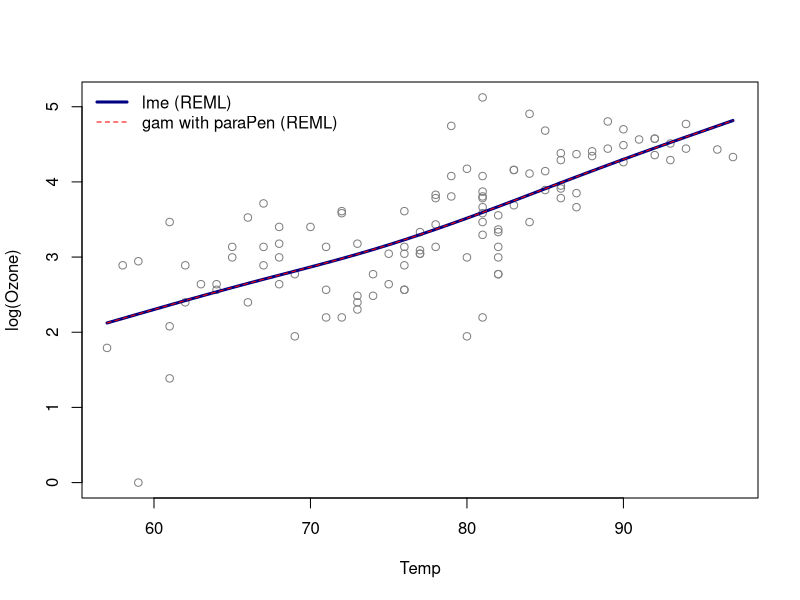

Source code (R):
#' ---
#' title: "Session 27 — A penalized spline is a mixed model"
#' subtitle: "Statistical Modelling (BAM), IE University"
#' author: "Prof. Dae-Jin Lee (daelee@faculty.ie.edu)"
#' date: "Spring 2027"
#' output: html_document
#' ---
#' 
## ----setup, include = FALSE---------------------------------------------------
knitr::opts_chunk$set(echo = TRUE, message = FALSE, warning = FALSE,
                      fig.width = 7, fig.height = 4)

#' 
## ----packages-----------------------------------------------------------------
library(mgcv)
library(nlme)
library(splines)
aq <- na.omit(airquality[, c("Ozone", "Solar.R", "Wind", "Temp")])
y <- log(aq$Ozone); x <- aq$Temp; n <- length(y)

#' 
#' ## 1. P-spline basis and penalty
#' 
#' Cubic B-splines on 17 equal segments ($K=20$) and a second-order difference penalty.
#' 
## ----basis--------------------------------------------------------------------
nseg <- 17; deg <- 3
dx <- diff(range(x)) / nseg
knots <- seq(min(x) - deg * dx, max(x) + deg * dx, by = dx)
B <- splineDesign(knots, x, ord = deg + 1, outer.ok = TRUE)
K <- ncol(B); K
D <- diff(diag(K), differences = 2)
S <- crossprod(D)                       # S = D'D, rank K - 2

#' 
#' ## 2. Penalized fit with REML (`gam` with a supplied penalty)
#' 
#' `paraPen` lets `gam()` use our own model matrix and penalty, so its
#' smoothing parameter is on exactly the scale of
#' $\lVert y-B\beta\rVert^2+\lambda\,\beta^\top S\beta$.
#' 
## ----gam----------------------------------------------------------------------
fit_pen <- gam(y ~ B - 1, paraPen = list(B = list(S)), method = "REML")
c(lambda = fit_pen$sp, edf = sum(fit_pen$edf))

#' 
#' ## 3. Mixed-model reparametrisation: X = [1, x], Z = B U Σ^{-1/2}
#' 
#' Eigen-decompose $S=U\Sigma U^\top$. The two zero eigenvalues span the null
#' space (constant and linear coefficient sequences); the others are positive.
#' 
## ----reparam------------------------------------------------------------------
e <- eigen(S, symmetric = TRUE)
pos <- e$values > 1e-8
c(positive = sum(pos), zero = sum(!pos))
U_pos <- e$vectors[, pos]; Sig <- e$values[pos]
U_null <- e$vectors[, !pos]
# B U_null spans the same space as [1, x]:
c(summary(lm(B %*% U_null[, 1] ~ x))$r.squared, summary(lm(B %*% U_null[, 2] ~ x))$r.squared)
X <- cbind(1, x)
Z <- B %*% U_pos %*% diag(1 / sqrt(Sig))

#' 
#' With $\beta = U_{0}\beta_F + U_{+}\Sigma_{+}^{-1/2} b$ the penalty becomes
#' $\beta^\top S\beta = b^\top b$, and $B\beta = X\beta_F^* + Zb$.
#' 
#' ## 4. Fit the mixed model with `lme()`
#' 
#' $y = X\beta_F + Zb + \varepsilon$, $b\sim N(0,\sigma_b^2 I)$,
#' $\varepsilon\sim N(0,\sigma^2 I)$. All observations are in one group, and
#' `pdIdent` gives the $K-2$ random coefficients a common variance.
#' 
## ----lme----------------------------------------------------------------------
g <- factor(rep(1, n))
fit_lme <- lme(y ~ x, random = list(g = pdIdent(~ Z - 1)), method = "REML")
sigma2   <- fit_lme$sigma^2
sigma2_b <- as.numeric(VarCorr(fit_lme)[1, "Variance"])
c(sigma2 = sigma2, sigma2_b = sigma2_b, lambda_lme = sigma2 / sigma2_b,
  lambda_gam = fit_pen$sp)
max(abs(fitted(fit_lme) - fitted(fit_pen)))   # same fitted curve

#' 
#' The REML estimate of the variance ratio equals the smoothing parameter
#' chosen by `gam(method = "REML")`.
#' 
#' ## 5. The same check with mgcv's own basis inside `gamm()`
#' 
#' `gamm()` does this reparametrisation internally. The random part of the
#' smooth appears in `$lme` as the block `Xr` of group `g`.
#' 
## ----gamm---------------------------------------------------------------------
fit_gamm <- gamm(y ~ s(x, bs = "ps", k = 20), method = "REML")
vc <- VarCorr(fit_gamm$lme)
sd_b <- as.numeric(vc[nrow(vc) - 1, "StdDev"])   # one of the Xr rows
sd_e <- fit_gamm$lme$sigma
c(ratio_from_lme = sd_e^2 / sd_b^2, sp_in_gam = unname(fit_gamm$gam$sp),
  edf = sum(fit_gamm$gam$edf))

#' 
#' `mgcv` rescales its penalty matrices, so its `sp` (about 6573) differs
#' from our 413, but the fitted curve and edf (about 3.0) are the same: only
#' the ratio $\sigma^2/\sigma_b^2$ for a given scaling of $S$ is meaningful.
#' 
#' ## 6. Plot
#' 
## ----plot---------------------------------------------------------------------
o <- order(x)
plot(x, y, col = "grey50", xlab = "Temp", ylab = "log(Ozone)")
lines(x[o], fitted(fit_lme)[o], lwd = 3, col = "navy")
lines(x[o], fitted(fit_pen)[o], lwd = 1, col = "red", lty = 2)
legend("topleft", c("lme (REML)", "gam with paraPen (REML)"),
       col = c("navy", "red"), lty = c(1, 2), lwd = c(3, 1), bty = "n")
